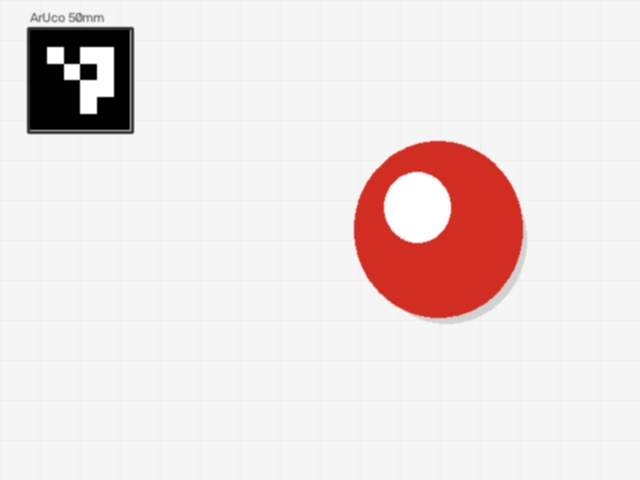
#> input picture data/samples/apple_sample_01.jpg, 640 x 480 px
$ python -i perspective_geometry.py   (imports and definitions only)
#> lines starting #> are read from the running program, lines starting #| are printed output that depends on the picture; after the words box and inside, x2 and y2 are one past the last pixel; in counts of white or black regions, pixels touching at a corner belong together
### config.py
"""
Configuration module for Edge AI Object Mass Prediction System.
Handles camera intrinsics, reference markers, fruit densities, and model parameters.
"""
import os
os.environ["OPENBLAS_NUM_THREADS"] = "1"
os.environ["OMP_NUM_THREADS"] = "1"
os.environ["MKL_NUM_THREADS"] = "1"
os.environ["NUMEXPR_NUM_THREADS"] = "1"

from pathlib import Path

# Root directories
BASE_DIR = Path(__file__).resolve().parent
DATA_DIR = BASE_DIR / "data"
SAMPLES_DIR = DATA_DIR / "samples"
ANNOTATIONS_DIR = DATA_DIR / "annotations"
MODELS_DIR = BASE_DIR / "models"
STATIC_DIR = BASE_DIR / "static"

for folder in [DATA_DIR, SAMPLES_DIR, ANNOTATIONS_DIR, MODELS_DIR, STATIC_DIR]:
    folder.mkdir(parents=True, exist_ok=True)
#> further down, picture is the input picture: shape (480, 640, 3); mean B, G, R 224.1, 224.7, 235.3

# Standard densities for fruits and common objects (g/cm^3)
OBJECT_DENSITIES = {
    "apple": {"name": "Táo (Apple)", "density": 0.85, "shape_factor": 0.5236},      # Sphere pi/6 ~ 0.5236
    "orange": {"name": "Cam (Orange)", "density": 0.90, "shape_factor": 0.5236},    # Spheroid
    "banana": {"name": "Chuối (Banana)", "density": 0.95, "shape_factor": 0.4200},  # Curved cylinder
    "mango": {"name": "Xoài (Mango)", "density": 0.92, "shape_factor": 0.5100},     # Ellipsoid
    "lemon": {"name": "Chanh (Lemon)", "density": 0.98, "shape_factor": 0.5200},    # Prolate spheroid
    "tomato": {"name": "Cà chua (Tomato)", "density": 0.91, "shape_factor": 0.5236},# Sphere
    "custom": {"name": "Vật thể tùy chỉnh", "density": 1.00, "shape_factor": 0.5236}
}

# Reference Marker Specifications (e.g. ArUco Marker or Standard Card)
REFERENCE_MARKERS = {
    "aruco_50mm": {
        "name": "ArUco Marker (DICT_4X4_50, 50x50 mm)",
        "width_mm": 50.0,
        "height_mm": 50.0,
        "type": "aruco",
        "dictionary": "DICT_4X4_50"
    },
    "credit_card": {
        "name": "Thẻ ngân hàng / Thẻ căn cước (ID/Credit Card: 85.6 x 53.98 mm)",
        "width_mm": 85.6,
        "height_mm": 53.98,
        "type": "rectangle"
    },
    "coin_standard": {
        "name": "Đồng xu chuẩn (Đường kính 25.0 mm)",
        "width_mm": 25.0,
        "height_mm": 25.0,
        "type": "circle"
    },
    "calibrated_plane": {
        "name": "Mặt bàn phẳng cố định khoảng cách Z (Fixed Camera Height)",
        "width_mm": None,
        "height_mm": None,
        "type": "fixed_z"
    }
}

# Default Camera Intrinsics (Standard 720p / 1080p Webcams)
DEFAULT_CAMERA_PARAMS = {
    "focal_length_px": 800.0,    # Focal length fx, fy in pixels
    "default_distance_z_mm": 500.0,  # 50cm from camera to table
    "image_width": 1280,
    "image_height": 720
}

# Models configurations
MODEL_CONFIGS = {
    "yolo_nano_weights": MODELS_DIR / "yolo11n-seg.pt",
    "mlp_onnx_fp32": MODELS_DIR / "mass_regressor_mlp.onnx",
    "mlp_onnx_int8": MODELS_DIR / "mass_regressor_int8.onnx",
    "dataset_json": DATA_DIR / "dataset.json"
}

# Hardware Acceleration Providers Priority
EXECUTION_PROVIDERS_PRIORITY = [
    "TensorrtExecutionProvider",
    "CUDAExecutionProvider",
    "OpenVINOExecutionProvider",
    "CPUExecutionProvider"
]

### core/perspective_geometry.py
"""
Stage 3A: Perspective Depth Geometry & Calibration Engine.
Calculates real-world dimensions (mm), 3D volume (cm^3), and baseline geometric mass (g)
using perspective projection, camera intrinsics, and reference markers (ArUco or Reference Card).
"""
import cv2
import numpy as np
from typing import Dict, Any, Tuple, Optional
from config import REFERENCE_MARKERS, DEFAULT_CAMERA_PARAMS, OBJECT_DENSITIES

class PerspectiveGeometryEngine:
    def __init__(self, focal_length_px: float = 800.0, default_distance_z: float = 500.0):
        self.focal_length_px = focal_length_px
        self.distance_z_mm = default_distance_z
        self.pixels_per_mm = None
        self.smooth_ppm = None
        self.calibration_source = "None"

        # Initialize ArUco detector using modern OpenCV API with optimized parameters
        self.aruco_dict = cv2.aruco.getPredefinedDictionary(cv2.aruco.DICT_4X4_50)
        self.aruco_params = cv2.aruco.DetectorParameters()
        self.aruco_params.cornerRefinementMethod = cv2.aruco.CORNER_REFINE_SUBPIX
        self.aruco_params.adaptiveThreshWinSizeMin = 3
        self.aruco_params.adaptiveThreshWinSizeMax = 23
        self.aruco_params.adaptiveThreshWinSizeStep = 10
        self.aruco_detector = cv2.aruco.ArucoDetector(self.aruco_dict, self.aruco_params)

    # [47 lines left out: function detect_aruco_marker, not called in this run]

    def calibrate_with_card(self, image: np.ndarray, card_real_w: float = 85.6, card_real_h: float = 53.98) -> Tuple[bool, Optional[np.ndarray], Optional[float]]:
        """
        Detects a rectangular reference card (e.g. credit/ID card).
        """
#> called with card_real_w = 85.6, card_real_h = 53.98
        gray = cv2.cvtColor(image, cv2.COLOR_BGR2GRAY) if len(image.shape) == 3 else image
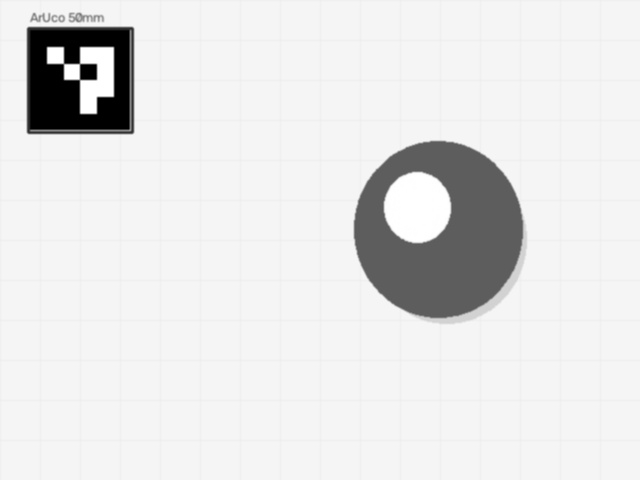
#> gray: shape (480, 640); min 0, max 255, mean 227.8
        blurred = cv2.GaussianBlur(gray, (5, 5), 0)
        edged = cv2.Canny(blurred, 50, 150)
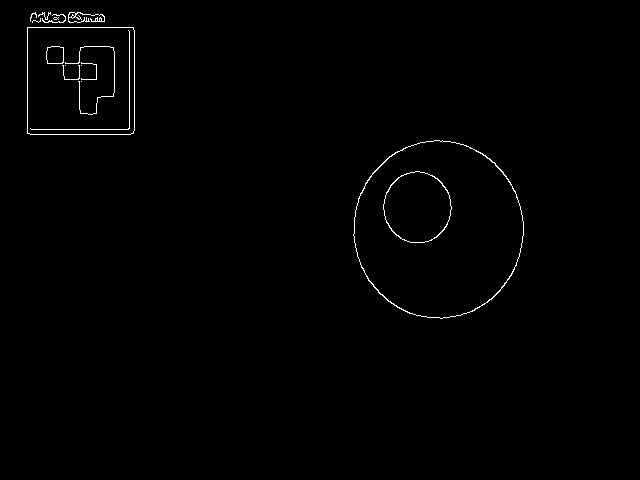
#> edged: shape (480, 640); 0.7% white in thin lines or dots, all inside (x1, y1, x2, y2) = (27, 12, 524, 319)
        contours, _ = cv2.findContours(edged, cv2.RETR_EXTERNAL, cv2.CHAIN_APPROX_SIMPLE)
#> contours = 8 contours, 5 with area under 20; largest, box (x1, y1, x2, y2) and area: (353, 140, 524, 319) 23536, (27, 27, 135, 135) 11438, (68, 12, 105, 23) 66

        for cnt in sorted(contours, key=cv2.contourArea, reverse=True)[:5]:
            peri = cv2.arcLength(cnt, True)
            approx = cv2.approxPolyDP(cnt, 0.02 * peri, True)
            if len(approx) == 4 and cv2.contourArea(cnt) > 2000:
                rect = cv2.minAreaRect(cnt)
                w, h = rect[1]
                major_px = max(w, h)
                minor_px = min(w, h)
                # Check aspect ratio (~1.585 for credit card)
                ratio = major_px / (minor_px + 1e-6)
                if 1.4 < ratio < 1.8:
                    ppm = major_px / card_real_w
                    self.pixels_per_mm = ppm
                    self.calibration_source = f"Standard Reference Card ({card_real_w}x{card_real_h}mm)"
                    return True, approx, ppm
#> this loop made 5 passes
#> (peri, approx, rect, w, h, major_px, minor_px, ratio) on pass 2: (425.7, [[27, 27], [27, 133], [133, 133], [133, 27]], ((80.5, 80.5), (107, 107), -90), 107, 107, 107, 107, 1)
#> peri on passes 1, 3, 4, 5: 576.7, 235, 94.67, 53.46
        return False, None, None

    # [87 lines left out: functions calibrate_with_distance, compute_metric_dimensions, not called in this run]

>>> import cv2
>>> picture = cv2.imread('../data/samples/apple_sample_01.jpg')
>>> result = PerspectiveGeometryEngine().calibrate_with_card(picture)

$ run again, on data/samples/apple_sample_06.jpg
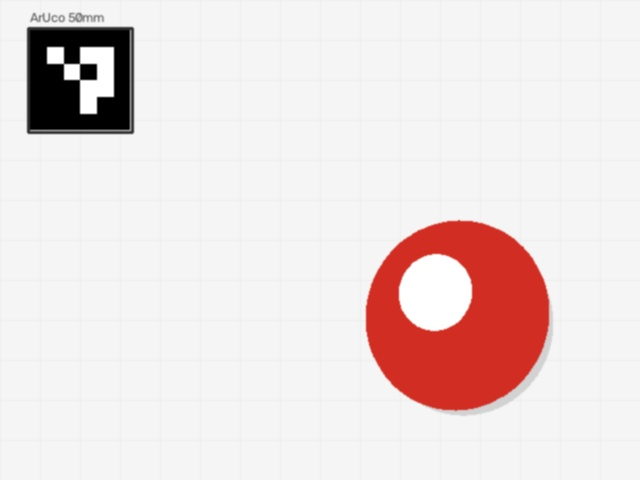
#> input picture data/samples/apple_sample_06.jpg, 640 x 480 px
#> picture is the input picture: shape (480, 640, 3); mean B, G, R 221.9, 222.6, 234.9
#> in calibrate_with_card, `gray = cv2.cvtColor(image, cv2.COLOR_BGR2GRAY) if len(image.shape) == ..`:
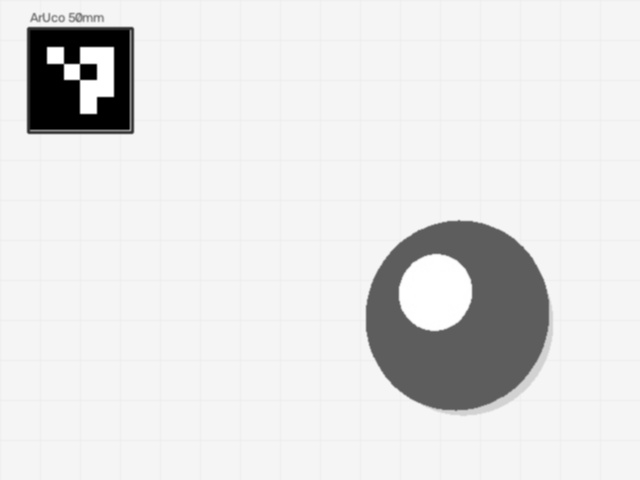
#> gray: shape (480, 640); min 0, max 255, mean 226.2
#> in calibrate_with_card, `edged = cv2.Canny(blurred, 50, 150)`:
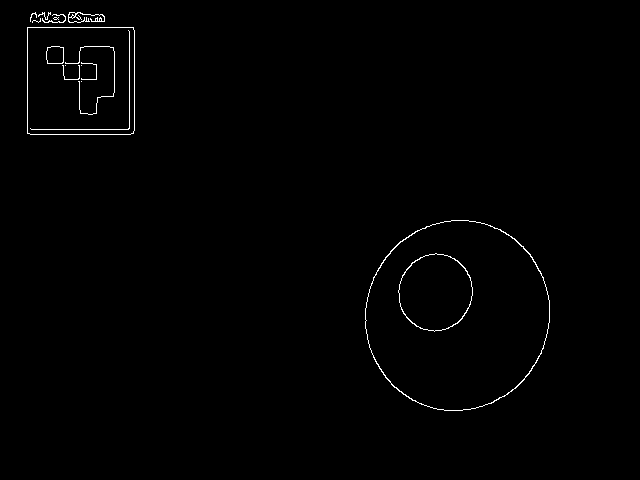
#> edged: shape (480, 640); 0.72% white in thin lines or dots, all inside (x1, y1, x2, y2) = (27, 12, 550, 411)
#> contours = 8 contours, 5 with area under 20; largest, box (x1, y1, x2, y2) and area: (365, 220, 550, 411) 27488, (27, 27, 135, 135) 11438, (68, 12, 105, 23) 66
#> the loop in calibrate_with_card, `for cnt in sorted(contours, key=cv2.contourArea, reverse=True)[:5]:` made 5 passes
#> (peri, approx, rect, w, h, major_px, minor_px, ratio) on pass 2: (425.7, [[27, 27], [27, 133], [133, 133], [133, 27]], ((80.5, 80.5), (107, 107), -90), 107, 107, 107, 107, 1)

$ run again, on data/samples/apple_sample_16.jpg
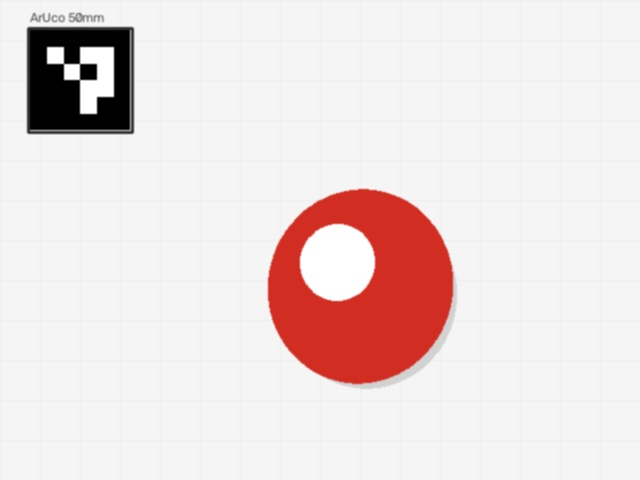
#> input picture data/samples/apple_sample_16.jpg, 640 x 480 px
#> picture is the input picture: shape (480, 640, 3); mean B, G, R 221.4, 222.2, 234.8
#> in calibrate_with_card, `gray = cv2.cvtColor(image, cv2.COLOR_BGR2GRAY) if len(image.shape) == ..`:
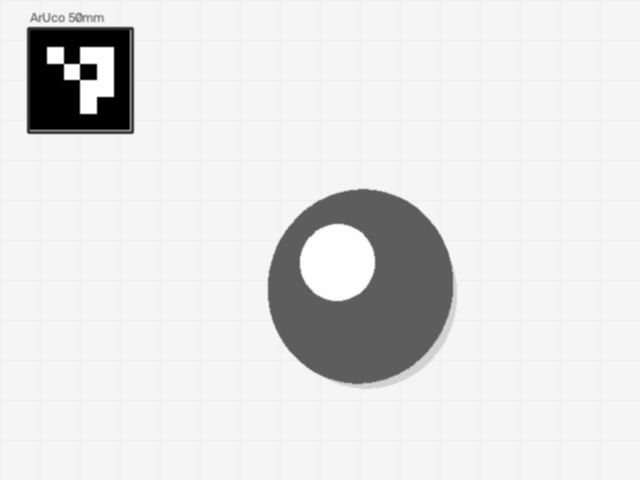
#> gray: shape (480, 640); min 0, max 255, mean 225.9
#> in calibrate_with_card, `edged = cv2.Canny(blurred, 50, 150)`:
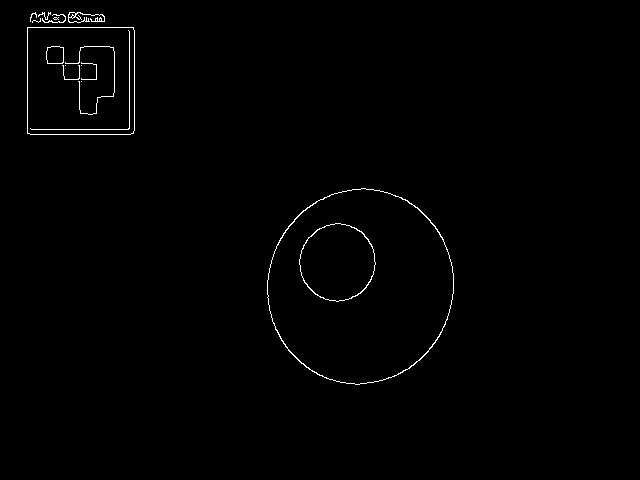
#> edged: shape (480, 640); 0.72% white in thin lines or dots, all inside (x1, y1, x2, y2) = (27, 12, 454, 385)
#> contours = 8 contours, 5 with area under 20; largest, box (x1, y1, x2, y2) and area: (267, 188, 454, 385) 28374, (27, 27, 135, 135) 11438, (68, 12, 105, 23) 66
#> the loop in calibrate_with_card, `for cnt in sorted(contours, key=cv2.contourArea, reverse=True)[:5]:` made 5 passes
#> (peri, approx, rect, w, h, major_px, minor_px, ratio) on pass 2: (425.7, [[27, 27], [27, 133], [133, 133], [133, 27]], ((80.5, 80.5), (107, 107), -90), 107, 107, 107, 107, 1)
